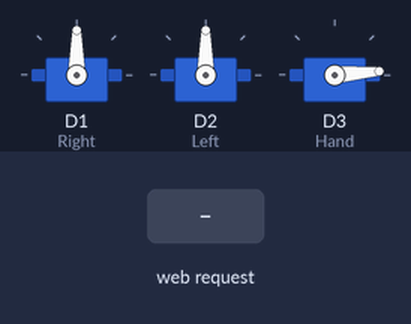
The sketch below on a simulated ESP8266 (NodeMCU). Shown: 3 × servo. The test bench sets the inputs (shaded band). WiFi joins after 1.5 s; servers stay silent unless stated; what the sketch prints to the serial monitor is not drawn.

Above: at 2.7 s.
2.8 s: HTTP request GET /1/head received
At 4.0 s:
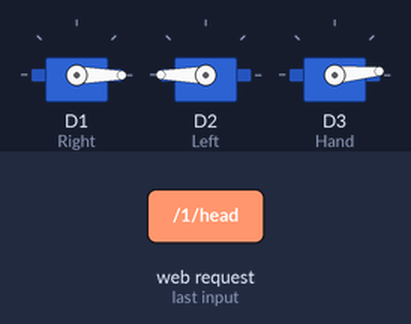
4.3 s: HTTP request GET /1/back received
At 5.3 s:
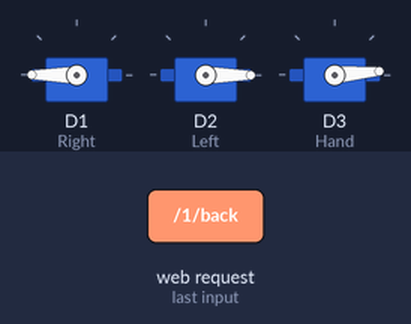
5.8 s: HTTP request GET /2/right received
At 6.4 s:
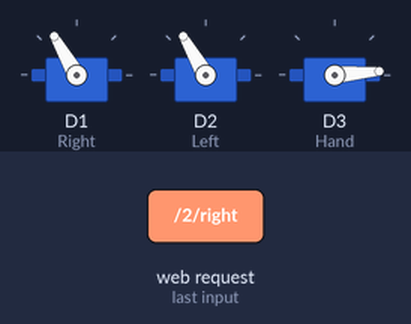
7.3 s: HTTP request GET /2/left received
At 8.7 s:
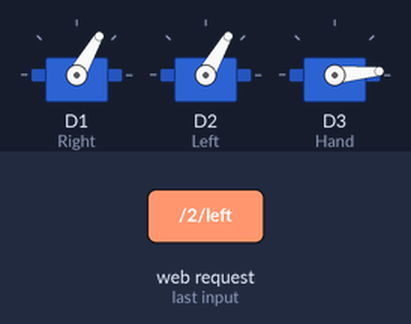
Timing chart, 0 to 9.8 s (numbered marks = the images above; inputs shaded):
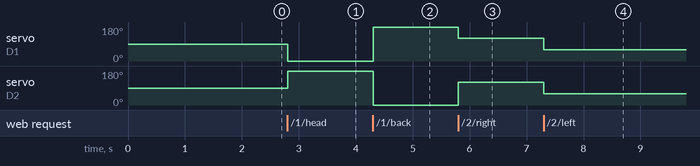

Measured:
- after the input at 2.8 s, servo on D1 (Right): 90° → 0° at once; servo on D2 (Left): 90° → 180° at once
- after the input at 4.3 s, servo on D1 (Right): 0° → 180° at once; servo on D2 (Left): 180° → 0° at once
- after the input at 5.8 s, servo on D1 (Right): 180° → 120° at once; servo on D2 (Left): 0° → 120° at once
- after the input at 7.3 s, servo on D1 (Right), servo on D2 (Left): 120° → 60° at once

The sketch:

MiniD1_HTML_3Servo.ino
```cpp
/*
 * 360度Servo
 * 以MG90S.write(90)為基準，伺服馬達靜止狀態
 * 0與180為轉速最快
 * 0~90逆時針旋轉，90~180順時針旋轉
 * 其餘與一般控制相同
 */

#include <ESP8266WiFi.h>
#include <Servo.h>

//建立Servo
Servo Right;
Servo Left;
Servo Hand;

//360Servo停止值
int MG_stop = 90;

//90Servo數值
int Handpos = 5;

// 設定無線基地台SSID跟密碼
const char* ssid     = "";     //改成您的SSID
const char* password = "";     //改成您的密碼

// 設定 web server port number 80
WiFiServer server(80);

// 儲存 HTTP request 的變數
String header;

void setup() {
  Serial.begin(115200);

  // Servo賦予Pin
  Right.attach(D1);
  Left.attach(D2);
  Hand.attach(D3);

  // Servo初始化設定
  Right.write(MG_stop);
  Left.write(MG_stop);
  Hand.write(Handpos);

  // 使用SSID 跟 password 連線基地台
  Serial.print("Connecting to ");
  Serial.println(ssid);
  WiFi.begin(ssid, password);
  while (WiFi.status() != WL_CONNECTED) {
    delay(500);
    Serial.print(".");
  }
  // 使用COM Port 列出取得的IP address
  Serial.println("");
  Serial.println("WiFi connected.");
  Serial.println("IP address: ");
  Serial.println(WiFi.localIP());
  server.begin();
}

void loop() {
  WiFiClient client = server.available();   // 等待 clients 連線

  if (client) {                             // 假使新的用戶端連線
    Serial.println("New Client.");          // 從序列 Port印出訊息內容
    String currentLine = "";                // 清空這行的內容
    while (client.connected()) {            // 當 client繼續連線持續執行迴圈
      if (client.available()) {             // 假使從 client 有讀到字元
        char c = client.read();             // 讀取這個字元
        Serial.write(c);                    // 印出這個字元在串列視窗
        header += c;
        if (c == '\n') {                    // 假使是換行符號

          // 假使目前的一行是空白且有一個新行，就結束 client HTTP 的要求
          if (currentLine.length() == 0) {
            // HTTP 表頭開始時，會有回應碼 response code (如： HTTP/1.1 200 OK)
            client.println("HTTP/1.1 200 OK");
            client.println("Content-type:text/html");
            client.println("Connection: close");
            client.println();

            // 將 GPIOs 開或關
            if (header.indexOf("GET /1/head") >= 0){
              Serial.println("head");
              Right.write(0);
              Left.write(180);
            }
            else if (header.indexOf("GET /1/back") >= 0){
              Serial.println("back");
              Right.write(180);
              Left.write(0);
            }
            else if (header.indexOf("GET /2/right") >= 0){
              Serial.println("right");
              Right.write(120);
              Left.write(120);
            }
            else if (header.indexOf("GET /2/left") >= 0){
              Serial.println("left");
              Right.write(60);
              Left.write(60);
            }
            else if(header.indexOf("GET /3/stop") >= 0){
              Serial.println("stop");
              Right.write(MG_stop);
              Left.write(MG_stop);
            }
            if(header.indexOf("GET /4/up") >= 0){
              Serial.println("up");
              if(Handpos <= 175){
                Handpos+=5;
              }
              if(Handpos >= 175){
                Handpos = 175;
              }
              Hand.write(Handpos);
              Serial.println(Handpos);
            }
            else if(header.indexOf("GET /4/down") >= 0){
              Serial.println("down");
              if(Handpos >= 5){
                Handpos-=5;
              }
              if(Handpos <= 5){
                Handpos = 5;
              }
              Hand.write(Handpos);
              Serial.println(Handpos);
            }
            // 顯示 HTML 網頁
            client.println("<html>");
            client.println("<head>");
            client.println("<link rel=\"icon\" href=\"data:,\">");

            // 設定按鈕的CSS
            client.println("<style>html { font-family: Helvetica; display: inline-block; margin: 0px auto;text-align: center;}");
            // 按鈕1
            client.println(".button1 { background-color: #195B6A; border: none; color: white; padding: 16px 40px;");
            client.println("text-decoration: none; font-size: 30px; margin: 2px; cursor: pointer;}");
            // 按鈕2
            client.println(".button2 { background-color: #195B6A; border: none; color: white; padding: 16px 40px;");
            client.println("text-decoration: none; font-size: 30px; margin: 2px; cursor: pointer;}");
            // 按鈕3
            client.println(".button3 { background-color: #195B6A; border: none; color: white; padding: 16px 40px;");
            client.println("text-decoration: none; font-size: 30px; margin: 2px; cursor: pointer;}");
            // 按鈕4
            client.println(".button4 { background-color: #195B6A; border: none; color: white; padding: 16px 40px;");
            client.println("text-decoration: none; font-size: 30px; margin: 2px; cursor: pointer;}");
            // 按鈕5
            client.println(".button5 { background-color: #195B6A; border: none; color: white; padding: 16px 40px;");
            client.println("text-decoration: none; font-size: 30px; margin: 2px; cursor: pointer;}");
            // 按鈕6
            client.println(".button6 { background-color: #195B6A; border: none; color: white; padding: 16px 40px;");
            client.println("text-decoration: none; font-size: 30px; margin: 2px; cursor: pointer;}");
            // 按鈕7
            client.println(".button7 { background-color: #195B6A; border: none; color: white; padding: 16px 40px;");
            client.println("text-decoration: none; font-size: 30px; margin: 2px; cursor: pointer;}</style></head>");

            // 網頁表頭
            client.println("<body><h1>ESP8266 Servo Web Server</html>");
            // 按鈕1 UP
            client.println("<p><a href=\"/1/head\"><button class=\"button1\">HEAD</button></a></p>");
            // 按鈕2.3.4 LEFT STOP RIGHT
            client.println("<p><a href=\"/2/left\"><button class=\"button2\">LEFT</button></a> <a href=\"/3/stop\"><button class=\"button3\">STOP</button></a> <a href=\"/2/right\"><button class=\"button4\">RIGHT</button/a></p>");
            // 按鈕5 DOWN
            client.println("<p><a href=\"/1/back\"><button class=\"button5\">BACK</button/><a></p>");
            // 按鈕6.7 UP DOWN
            client.println("<p><a href=\"/4/up\"><button class=\"button6\">UP</button></a> <a href=\"/4/down\"><button class=\"button7\">DOWN</button></a></p>");
            // 網頁結尾
            client.println("</body></html>");

            // 使用空白行結束 HTTP回應
            client.println();

            break;
          } else {   // 假使有新的一行, 清除目前這一行
            currentLine = "";
          }
        } else if (c != '\r') {  // 讀取到的不是換行符號
          currentLine += c;      // 增加一個字元在本行最後
        }
      }
    }
    // 清除表頭變數
    header = "";
    // 關閉連線 connection
    //client.stop();
    //Serial.println("Client disconnected.");
    Serial.println("");
  }
}
```
